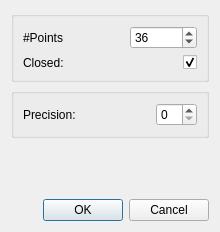
<?xml version="1.0" encoding="UTF-8"?>
<ui version="4.0">
 <class>VolumeDialog</class>
 <widget class="QDialog" name="VolumeDialog">
  <property name="geometry">
   <rect>
    <x>0</x>
    <y>0</y>
    <width>220</width>
    <height>232</height>
   </rect>
  </property>
  <property name="windowTitle">
   <string>Volume Generation</string>
  </property>
  <layout class="QVBoxLayout" name="verticalLayout_2" stretch="0,0,0">
   <item>
    <layout class="QVBoxLayout" name="verticalLayout">
     <item>
      <widget class="QGroupBox" name="cylinderGroupBox">
       <property name="title">
        <string/>
       </property>
       <property name="flat">
        <bool>false</bool>
       </property>
       <layout class="QVBoxLayout" name="verticalLayout_3" stretch="0,0">
        <item>
         <layout class="QHBoxLayout" name="cylinderLayout" stretch="1,0">
          <item>
           <widget class="QLabel" name="cylinderLabel">
            <property name="toolTip">
             <string>&lt;html&gt;&lt;head/&gt;&lt;body&gt;&lt;p&gt;The number of points in the base of the cylinder.&lt;/p&gt;&lt;/body&gt;&lt;/html&gt;</string>
            </property>
            <property name="text">
             <string>#Points</string>
            </property>
           </widget>
          </item>
          <item>
           <widget class="QSpinBox" name="cylinderSpinBox">
            <property name="minimum">
             <number>3</number>
            </property>
            <property name="maximum">
             <number>360000</number>
            </property>
            <property name="value">
             <number>36</number>
            </property>
           </widget>
          </item>
         </layout>
        </item>
        <item>
         <layout class="QHBoxLayout" name="horizontalLayout">
          <item>
           <widget class="QLabel" name="label">
            <property name="text">
             <string>Closed: </string>
            </property>
           </widget>
          </item>
          <item>
           <widget class="QCheckBox" name="cylinderCheckBox">
            <property name="layoutDirection">
             <enum>Qt::RightToLeft</enum>
            </property>
            <property name="text">
             <string/>
            </property>
            <property name="checked">
             <bool>true</bool>
            </property>
           </widget>
          </item>
         </layout>
        </item>
       </layout>
      </widget>
     </item>
     <item>
      <widget class="QGroupBox" name="sphereGroupBox">
       <property name="title">
        <string/>
       </property>
       <layout class="QVBoxLayout" name="verticalLayout_4" stretch="0">
        <item>
         <layout class="QHBoxLayout" name="sphereLayout" stretch="1,0">
          <item>
           <widget class="QLabel" name="sphereLabel">
            <property name="toolTip">
             <string>&lt;html&gt;&lt;head/&gt;&lt;body&gt;&lt;p&gt;The number of points in the sphere will be 3^precision*10+2.&lt;/p&gt;&lt;p&gt;This is the number of times the sqrt3-subdivision will be applied to the original icosahedron.&lt;/p&gt;&lt;/body&gt;&lt;/html&gt;</string>
            </property>
            <property name="text">
             <string>Precision:</string>
            </property>
           </widget>
          </item>
          <item>
           <widget class="QSpinBox" name="SphereSpinBox">
            <property name="minimum">
             <number>0</number>
            </property>
            <property name="maximum">
             <number>60</number>
            </property>
            <property name="value">
             <number>0</number>
            </property>
           </widget>
          </item>
         </layout>
        </item>
       </layout>
      </widget>
     </item>
    </layout>
   </item>
   <item>
    <spacer name="verticalSpacer">
     <property name="orientation">
      <enum>Qt::Vertical</enum>
     </property>
     <property name="sizeHint" stdset="0">
      <size>
       <width>20</width>
       <height>40</height>
      </size>
     </property>
    </spacer>
   </item>
   <item>
    <widget class="QDialogButtonBox" name="buttonBox">
     <property name="orientation">
      <enum>Qt::Horizontal</enum>
     </property>
     <property name="standardButtons">
      <set>QDialogButtonBox::Cancel|QDialogButtonBox::Ok</set>
     </property>
    </widget>
   </item>
  </layout>
 </widget>
 <resources/>
 <connections>
  <connection>
   <sender>buttonBox</sender>
   <signal>accepted()</signal>
   <receiver>VolumeDialog</receiver>
   <slot>accept()</slot>
   <hints>
    <hint type="sourcelabel">
     <x>248</x>
     <y>254</y>
    </hint>
    <hint type="destinationlabel">
     <x>157</x>
     <y>274</y>
    </hint>
   </hints>
  </connection>
  <connection>
   <sender>buttonBox</sender>
   <signal>rejected()</signal>
   <receiver>VolumeDialog</receiver>
   <slot>reject()</slot>
   <hints>
    <hint type="sourcelabel">
     <x>316</x>
     <y>260</y>
    </hint>
    <hint type="destinationlabel">
     <x>286</x>
     <y>274</y>
    </hint>
   </hints>
  </connection>
 </connections>
</ui>
